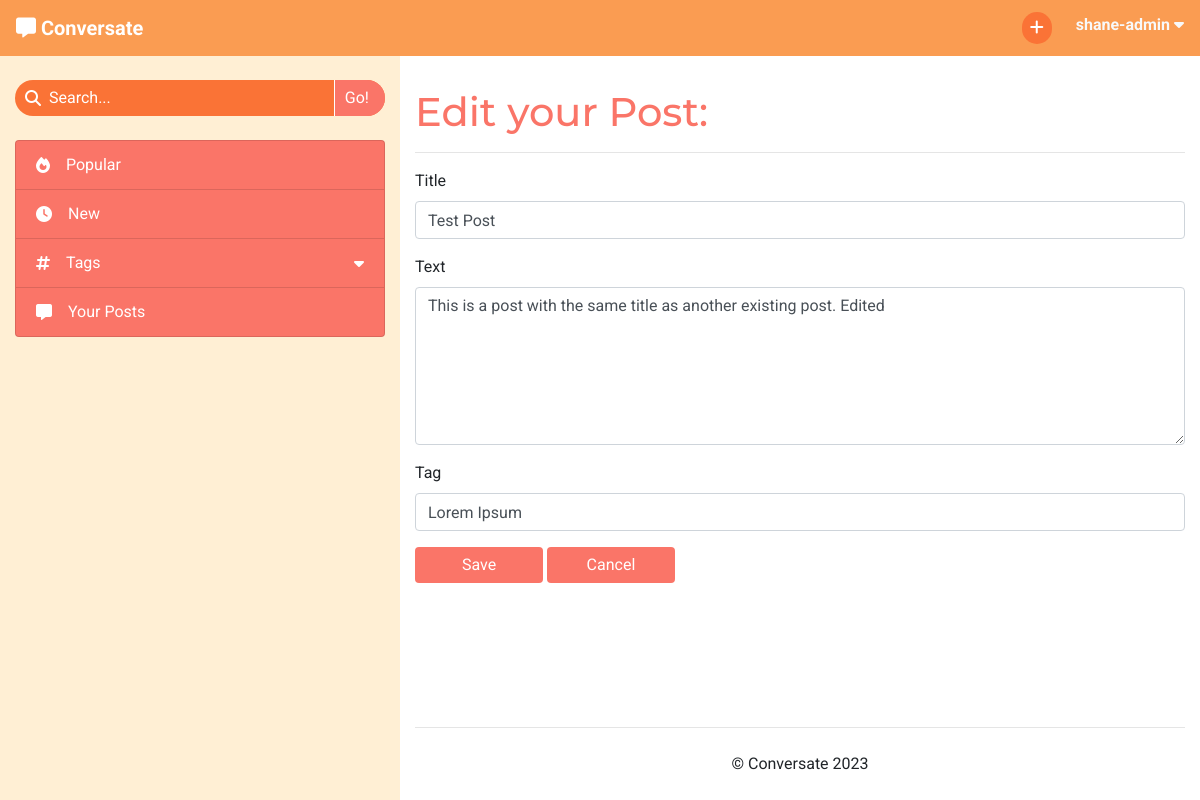
The page /edit/tests-sTzSXNts-test-post (signed in) on the database as committed earlier.
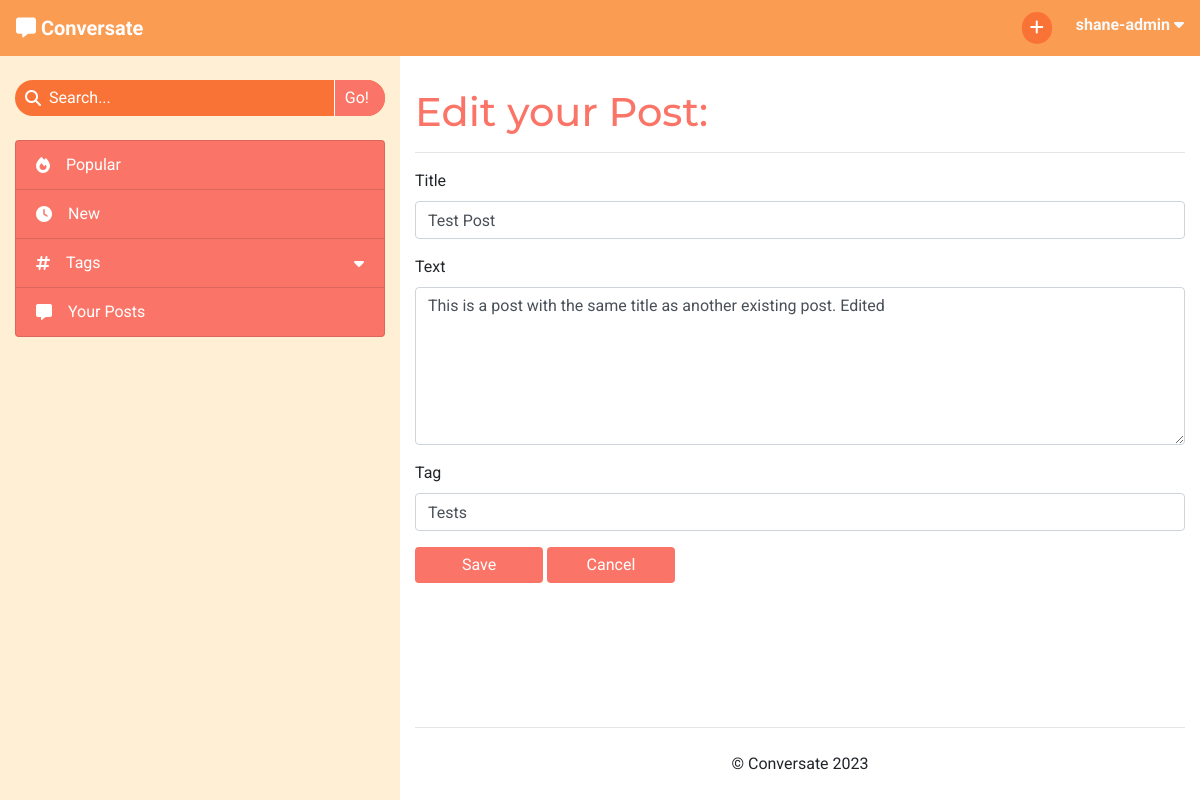
The same page on the database as committed later.
### forum/models.py (models this page shows, shortened)
class Post(models.Model):
    title = models.CharField(max_length=200)
    slug = models.SlugField(max_length=200, unique=True)
    tag = models.ForeignKey(Tag, on_delete=models.CASCADE,
                            related_name='tagged_posts')
    posted_by = models.ForeignKey(User, on_delete=models.CASCADE,
                                  related_name='added_posts')
    posted_on = models.DateTimeField(auto_now_add=True)
    content = models.TextField()
    edited = models.BooleanField(default=False)
    likes = models.ManyToManyField(User, related_name='post_likes', blank=True)
    approved = models.BooleanField(default=False)
    class Meta:
        ordering = ['-posted_on']

class Tag(models.Model):
    name = models.CharField(max_length=30, unique=True)
    def __str__(self):
        return self.name

### forum/views.py (the view, shortened to what this page needs)
# urls.py: path('edit/<slug:slug>', views.EditPost.as_view(), name='edit_post'),
class EditPost(View):
    def get(self, request, slug):
        if not request.user.is_authenticated:
            return redirect('accounts/login')
        post = get_object_or_404(Post, slug=slug)
        context = {
            'post': post
        }
        return render(
            request,
            'edit_post.html',
            context,
        )

### templates/edit_post.html (shortened to what this page needs)
{% extends "base.html" %}
{% block content %}
<h1>Edit your Post:</h1>
<hr>
<form method="POST">
    <div class="form-group">
        <label for="title">Title</label>
        <input type="text" class="form-control" id="title" name="title"
            maxlength="200" value="{{ post.title }}" required>
    </div>
    <div class="form-group">
        <label for="content">Text</label>
        <textarea class="form-control" id="content" name="content" rows="6" required>{{ post.content }}</textarea>
    </div>
    <div class="form-group">
        <label for="tag">Tag</label>
        <input type="text" class="form-control" id="tag" name="tag"
            maxlength="30" value="{{ post.tag }}" required>
    </div>
    <button type="submit" class="btn form-button btn-primary">Save</button>
    <a href="{% url 'view_post' post.slug %}" class="btn form-button btn-primary">Cancel</a>
</form>
{% endblock content %}

Rows that differ between the two databases and show on the page:
changed Post "Test Post": tag "Lorem Ipsum" → "Tests"
